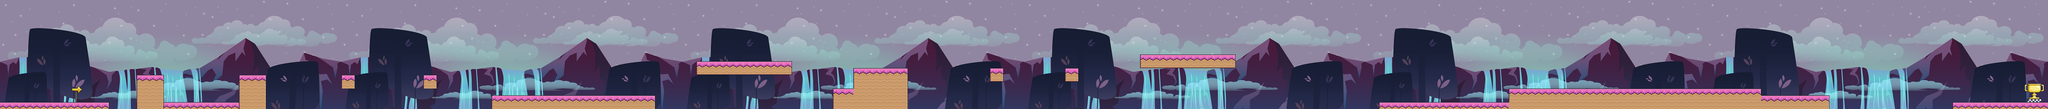

Tiled map render using the project's own tile images. Description and the map definition, with tile-layer contents summarised, below:
An orthogonal 300x16 tile map with 16x16 px tiles, 2 tile layers (background, end), 4 tilesets and 190 objects.

<map version="1.0" tiledversion="1.0.1" orientation="orthogonal" renderorder="right-down" width="300" height="16" tilewidth="16" tileheight="16" nextobjectid="213">
 <tileset firstgid="1" source="fundo-3.tsx" />
 <tileset firstgid="1401" source="terrain.tsx" />
 <tileset firstgid="1643" source="start.tsx" />
 <tileset firstgid="1651" source="end.tsx" />
 <layer name="background" width="300" height="16">
  <data>[4800 cells, 4800 non-empty, 809 distinct tile ids]</data>
 </layer>
 <objectgroup name="chao">
  <object id="36" x="0" y="241.25" width="255" height="14.75" />
  <object id="37" x="321.5" y="177.25" width="62" height="78.25" />
  <object id="38" x="384.5" y="241.25" width="176" height="13.75" />
  <object id="39" x="560.25" y="177" width="62" height="78.25" />
  <object id="40" x="801.5" y="177" width="29.5" height="30.5" />
  <object id="41" x="993.5" y="177" width="29" height="30.5" />
  <object id="42" x="1153" y="225.25" width="381.5" height="30.25" />
  <object id="43" x="1633" y="145.25" width="222" height="30.25" />
  <object id="45" x="1953" y="209.5" width="46.75" height="46" />
  <object id="46" x="2000.5" y="161.5" width="126.5" height="94" />
  <object id="47" x="2321" y="161.25" width="30" height="30.25" />
  <object id="48" x="2496.5" y="161" width="30.5" height="30.5" />
  <object id="49" x="2672.5" y="129.25" width="222.5" height="29.75" />
  <object id="50" x="3233" y="241.25" width="303" height="14.75" />
  <object id="51" x="3536.5" y="209.25" width="590" height="46.75" />
  <object id="52" x="4127" y="225.5" width="160" height="31" />
  <object id="53" x="4577" y="241.5" width="224" height="14.5" />
 </objectgroup>
 <objectgroup name="limite">
  <object id="54" x="0" y="144.5" width="15.75" height="96.25" />
  <object id="55" x="79.75" y="205.75" width="0.75" />
  <object id="56" x="10.25" y="209.25" width="0.5" />
 </objectgroup>
 <objectgroup name="atiradores">
  <object id="1" x="365.5" y="160" width="13" height="9.5" />
  <object id="2" x="606" y="160.75" width="13" height="9.5" />
  <object id="4" x="813.5" y="163.75" width="13" height="9.5" />
  <object id="5" x="1008" y="163.25" width="13" height="9.5" />
  <object id="10" x="1831.5" y="128.75" width="13" height="9.5" />
  <object id="11" x="1983" y="192.25" width="13" height="9.5" />
  <object id="14" x="2864" y="112.75" width="13" height="9.5" />
 </objectgroup>
 <objectgroup name="terrestre">
  <object id="3" x="517" y="225.75" width="13" height="9.5" />
  <object id="6" x="1268" y="211.25" width="13" height="9.5" />
  <object id="7" x="1391" y="209.25" width="13" height="9.5" />
  <object id="8" x="1519" y="209.75" width="13" height="9.5" />
  <object id="9" x="1749" y="130.75" width="13" height="9.5" />
  <object id="12" x="2110" y="143.75" width="13" height="9.5" />
  <object id="13" x="2788.5" y="114.75" width="13" height="9.5" />
  <object id="15" x="3352" y="227.25" width="13" height="9.5" />
  <object id="16" x="3477.5" y="225.25" width="13" height="9.5" />
  <object id="17" x="3647.5" y="195.75" width="13" height="9.5" />
  <object id="18" x="3777" y="196.75" width="13" height="9.5" />
  <object id="19" x="3906" y="195.25" width="13" height="9.5" />
  <object id="20" x="4036.5" y="193.75" width="13" height="9.5" />
  <object id="21" x="4262.5" y="209.25" width="13" height="9.5" />
 </objectgroup>
 <objectgroup name="moedas">
  <object id="57" x="256.667" y="147.333" width="14" height="11.3333" />
  <object id="58" x="275" y="147" width="14" height="11.3333" />
  <object id="59" x="257" y="163" width="14" height="11.3333" />
  <object id="60" x="275" y="163" width="14" height="11.3333" />
  <object id="61" x="256.5" y="130.333" width="14" height="11.3333" />
  <object id="62" x="256.167" y="114.666" width="14" height="11.3333" />
  <object id="63" x="274.5" y="114.333" width="14" height="11.3333" />
  <object id="64" x="274.5" y="130.333" width="14" height="11.3333" />
  <object id="65" x="416.5" y="145.667" width="14" height="11.3333" />
  <object id="66" x="416.167" y="130" width="14" height="11.3333" />
  <object id="67" x="434.5" y="129.667" width="14" height="11.3333" />
  <object id="68" x="434.5" y="145.667" width="14" height="11.3333" />
  <object id="77" x="455.167" y="146.333" width="14" height="11.3333" />
  <object id="78" x="454.834" y="130.666" width="14" height="11.3333" />
  <object id="79" x="473.167" y="130.333" width="14" height="11.3333" />
  <object id="80" x="473.167" y="146.333" width="14" height="11.3333" />
  <object id="81" x="493.5" y="146.667" width="14" height="11.3333" />
  <object id="82" x="493.167" y="131" width="14" height="11.3333" />
  <object id="83" x="511.5" y="130.667" width="14" height="11.3333" />
  <object id="84" x="511.5" y="146.667" width="14" height="11.3333" />
  <object id="85" x="647.5" y="146.333" width="14" height="11.3333" />
  <object id="86" x="647.167" y="130.666" width="14" height="11.3333" />
  <object id="87" x="665.5" y="130.333" width="14" height="11.3333" />
  <object id="88" x="665.5" y="146.333" width="14" height="11.3333" />
  <object id="89" x="757.833" y="148.333" width="14" height="11.3333" />
  <object id="90" x="757.5" y="132.666" width="14" height="11.3333" />
  <object id="91" x="775.833" y="132.333" width="14" height="11.3333" />
  <object id="92" x="775.833" y="148.333" width="14" height="11.3333" />
  <object id="93" x="848.5" y="146" width="14" height="11.3333" />
  <object id="94" x="848.167" y="130.333" width="14" height="11.3333" />
  <object id="95" x="866.5" y="130" width="14" height="11.3333" />
  <object id="96" x="866.5" y="146" width="14" height="11.3333" />
  <object id="97" x="948.833" y="147.667" width="14" height="11.3333" />
  <object id="98" x="948.5" y="132" width="14" height="11.3333" />
  <object id="99" x="966.833" y="131.667" width="14" height="11.3333" />
  <object id="100" x="966.833" y="147.667" width="14" height="11.3333" />
  <object id="101" x="1189.17" y="181" width="14" height="11.3333" />
  <object id="102" x="1188.83" y="165.333" width="14" height="11.3333" />
  <object id="103" x="1207.17" y="165" width="14" height="11.3333" />
  <object id="104" x="1207.17" y="181" width="14" height="11.3333" />
  <object id="105" x="1269.17" y="179.667" width="14" height="11.3333" />
  <object id="106" x="1268.83" y="164" width="14" height="11.3333" />
  <object id="107" x="1287.17" y="163.667" width="14" height="11.3333" />
  <object id="108" x="1287.17" y="179.667" width="14" height="11.3333" />
  <object id="109" x="1333.17" y="179.333" width="14" height="11.3333" />
  <object id="110" x="1332.83" y="163.666" width="14" height="11.3333" />
  <object id="111" x="1351.17" y="163.333" width="14" height="11.3333" />
  <object id="112" x="1351.17" y="179.333" width="14" height="11.3333" />
  <object id="113" x="1394.5" y="178.667" width="14" height="11.3333" />
  <object id="114" x="1394.17" y="163" width="14" height="11.3333" />
  <object id="115" x="1412.5" y="162.667" width="14" height="11.3333" />
  <object id="116" x="1412.5" y="178.667" width="14" height="11.3333" />
  <object id="117" x="1463.17" y="179" width="14" height="11.3333" />
  <object id="118" x="1462.83" y="163.333" width="14" height="11.3333" />
  <object id="119" x="1481.17" y="163" width="14" height="11.3333" />
  <object id="120" x="1481.17" y="179" width="14" height="11.3333" />
  </objectgroup>
 <objectgroup name="plataform-m">
  <!-- 1 objects omitted --></objectgroup>
 <objectgroup name="plataform-c">
  <!-- 12 objects omitted --></objectgroup>
 <layer name="end" width="300" height="16">
  <data>[4800 cells, 18 non-empty, 18 distinct tile ids]</data>
 </layer>
</map>
<!-- 93 of 190 objects omitted -->
